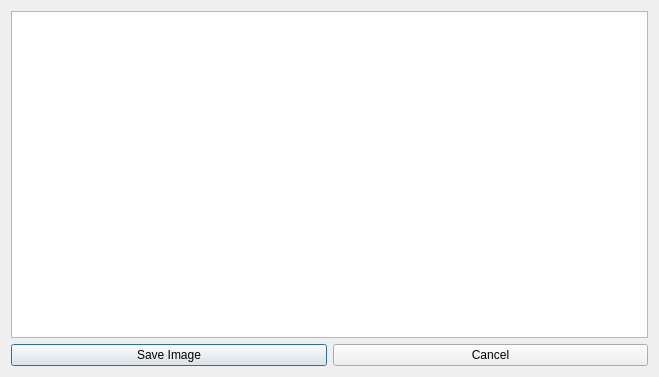
<?xml version="1.0" encoding="UTF-8"?>
<ui version="4.0">
 <class>Cropped_Image</class>
 <widget class="QDialog" name="Cropped_Image">
  <property name="geometry">
   <rect>
    <x>0</x>
    <y>0</y>
    <width>659</width>
    <height>377</height>
   </rect>
  </property>
  <property name="windowTitle">
   <string>Dialog</string>
  </property>
  <layout class="QVBoxLayout" name="verticalLayout">
   <item>
    <widget class="QGraphicsView" name="cropped_view"/>
   </item>
   <item>
    <layout class="QHBoxLayout" name="horizontalLayout">
     <item>
      <widget class="QPushButton" name="Save_Image">
       <property name="text">
        <string>Save Image</string>
       </property>
      </widget>
     </item>
     <item>
      <widget class="QPushButton" name="Cancel">
       <property name="text">
        <string>Cancel</string>
       </property>
      </widget>
     </item>
    </layout>
   </item>
  </layout>
 </widget>
 <resources/>
 <connections/>
</ui>
